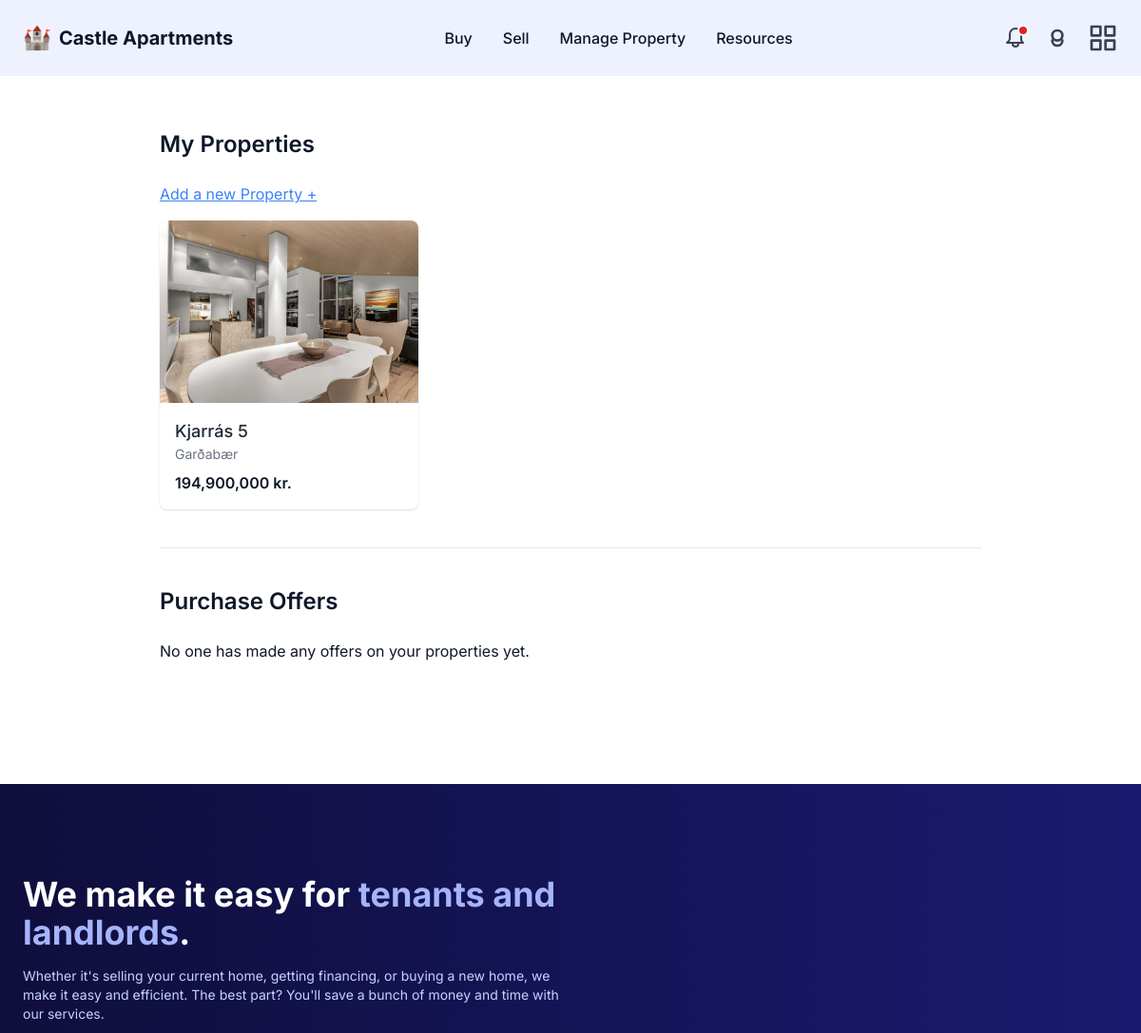
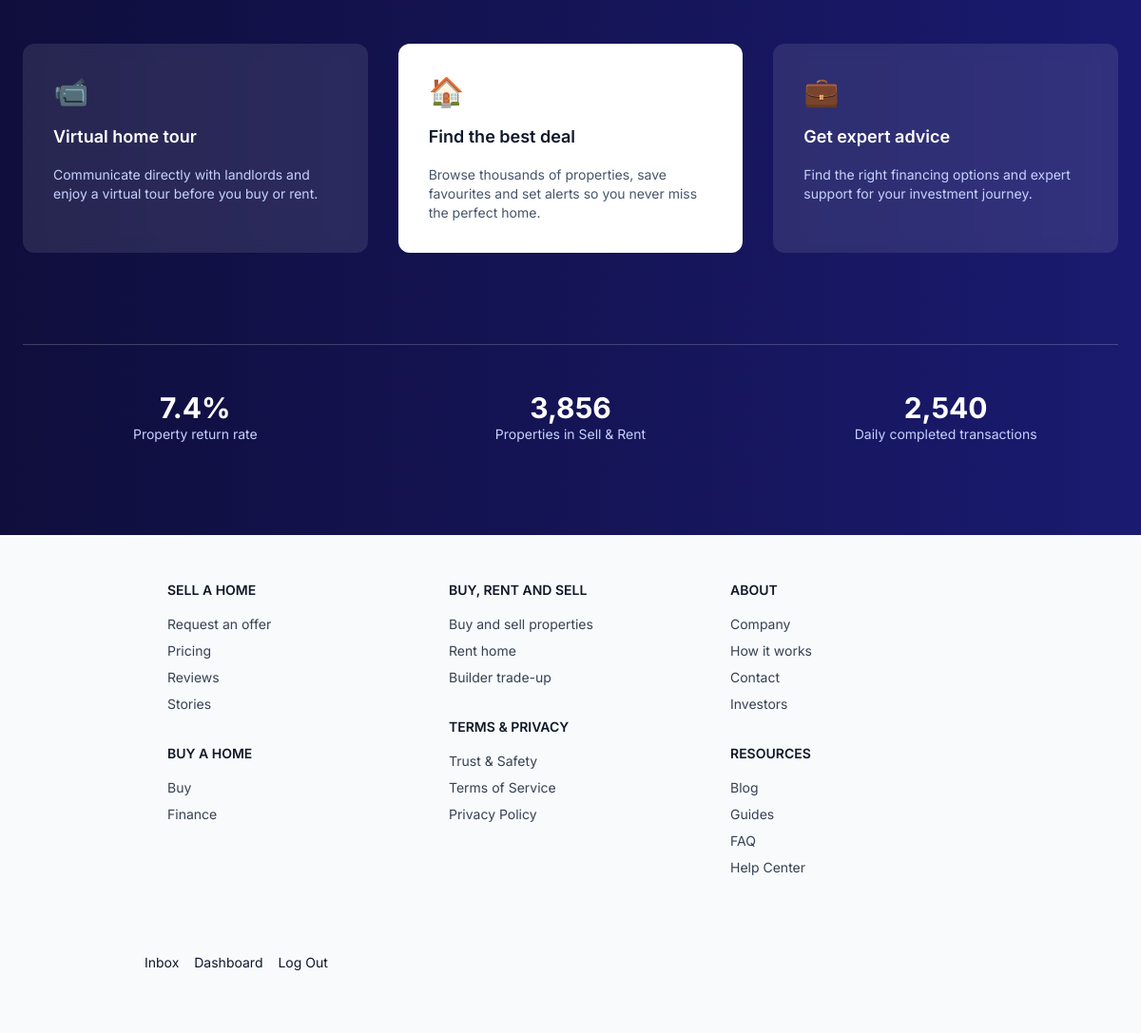
/dashboard/ (signed in), run on the app's committed database (2 pictures, top to bottom).
### property/models.py (models this page shows, shortened)
class Property(models.Model):
    PROPERTY_TYPE_CHOICES = [
        ('apartment', 'Apartment'),
        ('house', 'House'),
        ('duplex', 'Duplex'),
        ('studio', 'Studio'),
        ('land', 'Land'),
    ]
    title = models.CharField(max_length=100)
    description = models.TextField()
    price = models.DecimalField(max_digits=12, decimal_places=2)
    address = models.CharField(max_length=100)
    city = models.CharField(max_length=100, default="")
    zip_code = models.CharField(max_length=20, default="000")
    sqft = models.DecimalField(max_digits=10, decimal_places=2)
    bedrooms = models.IntegerField()
    bathrooms = models.IntegerField()
    year_built = models.IntegerField(blank=True, null=True)
    is_published = models.BooleanField(default=True)
    is_sold = models.BooleanField(default=False)
    created_at = models.DateTimeField(auto_now_add=True)
    type = models.CharField(
        max_length=20,
        choices=PROPERTY_TYPE_CHOICES,
        default='apartment'
    )
    owner = models.ForeignKey(
        settings.AUTH_USER_MODEL,
        on_delete=models.CASCADE,
        related_name='properties',
        null=True,
        blank=True,
    )
    category = models.ForeignKey(
        Category,
        related_name="items",
        on_delete=models.SET_NULL,
        null=True,
        blank=True,
    )
    def property_main_image_path(instance, filename):
        return f"property_photos/{instance.id}/{filename}"
    main_image = models.ImageField(
        upload_to=property_main_image_path,
        blank=True,
        null=True,
    )
    class Meta:
        ordering = ["title"]

### dashboard/views.py (the view)
# urls.py: path("", views.dashboard, name="dashboard"),
@login_required
def dashboard(request):
    properties = Property.objects.filter(owner=request.user)
    offers = PurchaseOffer.objects.filter(property__in=properties).select_related('property', 'buyer')
    return render(request, 'dashboard/dashboard.html', {
        'properties': properties,
        'offers': offers,
    })

### dashboard/templates/dashboard/dashboard.html (shortened to what this page needs)
{% extends "base.html" %}
{% load humanize %}
{% block content %}
<div class="max-w-4xl mx-auto px-4 py-8">
  <h1 class="text-2xl font-semibold mb-6">My Properties</h1>
  <a href="{% url 'property:create' %}" class="text-blue-500 underline mb-4 inline-block">Add a new Property +</a>
  {% if properties %}
  <div class="grid gap-6 md:grid-cols-2 lg:grid-cols-3">
    {% for property in properties %}
    <a
      href="{% url 'property:detail' property.id %}"
      class="block bg-white rounded-lg shadow hover:shadow-lg transition-shadow duration-200 overflow-hidden"
    >
      {% if property.main_image %}
      <img
        src="{{ property.main_image.url }}"
        alt="{{ property.title }}"
        class="h-48 w-full object-cover"
      />
      {% endif %}
      <div class="p-4">
        <h2 class="text-lg font-medium text-gray-800 truncate">
          {{ property.title }}
        </h2>
        <p class="text-sm text-gray-500">{{ property.city }}</p>
        <p class="mt-2 font-semibold">{{ property.price|floatformat:"0"|intcomma }} kr.</p>
      </div>
    </a>
    {% endfor %}
  </div>
  {% else %}
  <p>You haven’t listed any properties yet.</p>
  {% endif %}
  <hr class="my-10">
  <h2 class="text-2xl font-semibold mb-6">Purchase Offers</h2>
  {% if offers %}
    <div class="space-y-4">
      {% for offer in offers %}
        <div class="p-4 bg-white shadow rounded">
          <p><strong>Property:</strong> {{ offer.property.title }}</p>
          <p><strong>Buyer:</strong> {{ offer.buyer.username }}</p>
          <p><strong>Amount:</strong> {{ offer.amount|floatformat:"2" }} kr</p>
          {% if offer.message %}
          <p><strong>Message:</strong> {{ offer.message }}</p>
          {% endif %}
          <p class="text-sm text-gray-500">Submitted on {{ offer.created_at|date:"F j, Y, g:i a" }}</p>
          <p class="mt-2"><strong>Status:</strong> {{ offer.get_status_display }}</p>
          {% if offer.status == 'pending' %}
            <div class="mt-2 flex gap-2">
              <form method="POST" action="{% url 'property:accept_offer' offer.id %}">
                {% csrf_token %}
                <button type="submit" class="bg-green-600 text-white px-3 py-1 rounded">Accept</button>
              </form>
              <form method="POST" action="{% url 'property:decline_offer' offer.id %}">
                {% csrf_token %}
                <button type="submit" class="bg-red-600 text-white px-3 py-1 rounded">Decline</button>
              </form>
            </div>
          {% endif %}
        </div>
      {% endfor %}
    </div>
  {% else %}
    <p>No one has made any offers on your properties yet.</p>
  {% endif %}
</div>
{% endblock %}

### data on the page
Property: main_image (picture), title "Kjarrás 5", city "Garðabær", price "194,900,000"
